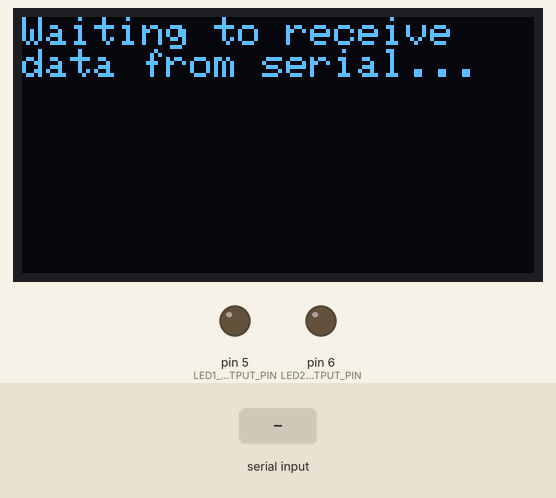
This sketch was run on a simulated Arduino Uno, built with avr-gcc and run on an emulated ATmega328P. On the bench: 128×64 one-colour display, output pins drawn as LEDs (lit = HIGH). Inputs (shaded band) come from the test bench. What the sketch prints to the serial monitor is not drawn.

Above: at 1.2 s.
1.3 s: "90,45\n" received over Serial
At 2.1 s:
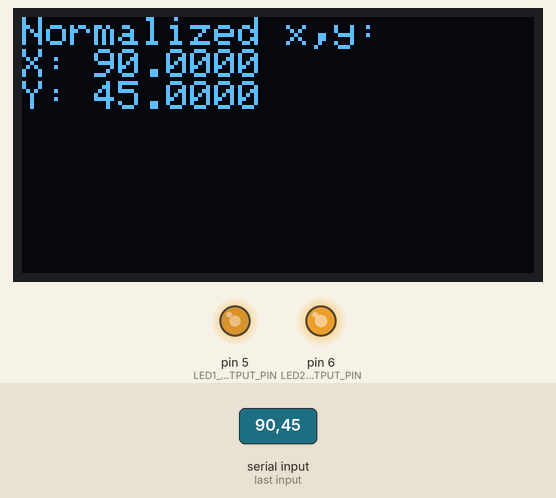
2.8 s: "1,90,45\n" received over Serial
At 3.2 s:
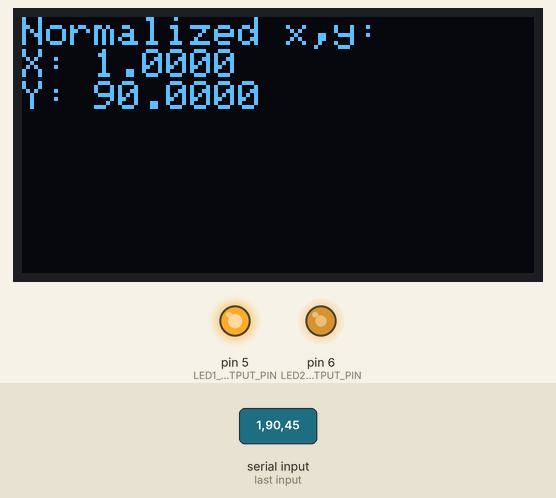
4.3 s: "30,150\n" received over Serial
At 5.5 s:
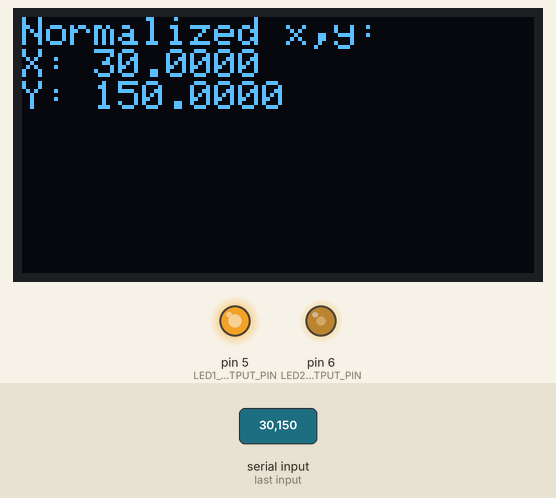
5.8 s: "1,90\n" received over Serial
At 6.7 s:
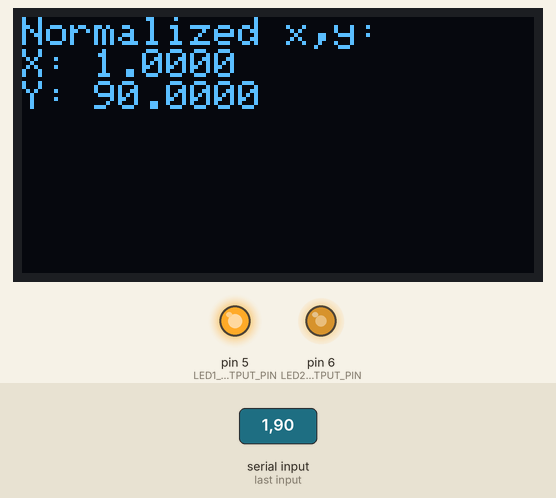
Timing chart, 0 to 8.3 s (numbered marks = the images above; inputs shaded):
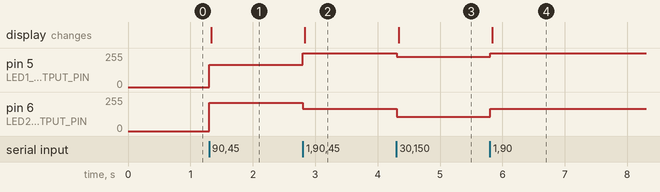

Measured:
- after the input at 1.3 s, pin 5 (LED1_OUTPUT_PIN): 0/255 → 166/255 at once; pin 6 (LED2_OUTPUT_PIN): 0/255 → 211/255 at once; the display: changes at once (image 1)
- after the input at 2.8 s, pin 5 (LED1_OUTPUT_PIN): 166/255 → 255/255 at once; pin 6 (LED2_OUTPUT_PIN): 211/255 → 166/255 at once; the display: changes at once (image 2)
- after the input at 4.3 s, pin 5 (LED1_OUTPUT_PIN): 255/255 → 226/255 at once; pin 6 (LED2_OUTPUT_PIN): 166/255 → 106/255 at once; the display: changes at once (image 3)
- after the input at 5.8 s, pin 5 (LED1_OUTPUT_PIN): 226/255 → 255/255 at once; pin 6 (LED2_OUTPUT_PIN): 106/255 → 166/255 at once; the display: changes at once (image 4)

The sketch:

SerialIn2ValsOLED.ino
```cpp
/**
 *  Reads in two inputs off of serial and (1) sets two LED brightnesses accordingly;
 * (2) draws a circle in the x,y position on OLED
 *
 *  By Jon E. Froehlich
 *  @jonfroehlich
 *  http://makeabilitylab.io
 *
 */

#include <Wire.h>
#include <SPI.h>

// For graphics libraries
#include <Adafruit_GFX.h>
#include <Adafruit_SSD1306.h>

#define SCREEN_WIDTH 128 // OLED display width, in pixels
#define SCREEN_HEIGHT 64 // OLED display height, in pixels

// Declaration for an SSD1306 display connected to I2C (SDA, SCL pins)
#define OLED_RESET     4 // Reset pin # (or -1 if sharing Arduino reset pin)
Adafruit_SSD1306 _display(SCREEN_WIDTH, SCREEN_HEIGHT, &Wire, OLED_RESET);

const int DELAY_LOOP_MS = 10;
const int LED1_OUTPUT_PIN = 5; // PWM pin
const int LED2_OUTPUT_PIN = 6;

// On the Arduino Uno/Leonardo, there is a 10-bit ADC so the
// maximum analog value is 1023. On other microcontrollers, like the ESP32,
// there is a 12-bit ADC, so the maximum analog value is 4095
const int MAX_ANALOG_VAL = 1023;
const int MAX_PWM_VAL = 255;

int _ballRadius = 4;

const long BAUD_RATE = 115200;
void setup() {
  pinMode(LED1_OUTPUT_PIN, OUTPUT);
  pinMode(LED2_OUTPUT_PIN, OUTPUT);

  Serial.begin(BAUD_RATE);

  // SSD1306_SWITCHCAPVCC = generate display voltage from 3.3V internally
  if (!_display.begin(SSD1306_SWITCHCAPVCC, 0x3D)) { // Address 0x3D for 128x64
    Serial.println(F("SSD1306 allocation failed"));
    for (;;); // Don't proceed, loop forever
  }

  // Clear the buffer
  _display.clearDisplay();
  _display.setTextSize(1);      // Normal 1:1 pixel scale
  _display.setTextColor(SSD1306_WHITE); // Draw white text
  _display.setCursor(0, 0);     // Start at top-left corner
  _display.print("Waiting to receive\ndata from serial...");
  _display.display();
}

void loop() {

  // Check to see if there is any incoming serial data
  if(Serial.available() > 0){
    // If we're here, then serial data has been received
    // Read data off the serial port until we get to the endline delimiter ('\n')
    // Store all of this data into a string
    String rcvdSerialData = Serial.readStringUntil('\n');

    // Parse out the comma separated string
    // We expect a format like "x, y\n"
    int indexOfComma = rcvdSerialData.indexOf(',');

    if(indexOfComma != -1){
      String strVal1 = rcvdSerialData.substring(0, indexOfComma);
      float floatVal1 = strVal1.toFloat();

      String strVal2 = rcvdSerialData.substring(indexOfComma + 1, rcvdSerialData.length());
      float floatVal2 = strVal2.toFloat();

      // Set LEDs
      setLeds(floatVal1, floatVal2);

      // Clear display, prepare for next render
      _display.clearDisplay();
      drawBallPosition(floatVal1, floatVal2);
      drawStatusBar(floatVal1, floatVal2);

      // Render buffer to screen
      _display.display();

      // For debugging
      Serial.print("Received: '");
      Serial.print(rcvdSerialData);
      Serial.print("'");
      Serial.print(" Parsed to: ");
      Serial.print(floatVal1, 4);
      Serial.print(", ");
      Serial.println(floatVal2, 4);
    }else{
      Serial.print("Data in unexpected format! ");
      Serial.print(" Received: '");
      Serial.println(rcvdSerialData);
    }
  }
  delay(DELAY_LOOP_MS);
}

void setLeds(float led1, float led2){
  int led1PwmVal = led1 * MAX_PWM_VAL;
  int led2PwmVal = led2 * MAX_PWM_VAL;
  analogWrite(LED1_OUTPUT_PIN, led1PwmVal);
  analogWrite(LED2_OUTPUT_PIN, led2PwmVal);
}

void drawBallPosition(float xPos, float yPos){
    // Set new circle location
    int xBall = _ballRadius + xPos * (_display.width() - 2 * _ballRadius);
    int yBall = _ballRadius + yPos * (_display.height() - 2 * _ballRadius);

    _display.fillCircle(xBall, yBall, _ballRadius, SSD1306_WHITE);
}

void drawStatusBar(float xPos, float yPos){
  // Display this normalized location to screen
  _display.setCursor(0, 0);
  _display.println("Normalized x,y:");
  _display.print("X: ");
  _display.println(xPos, 4);
  _display.print("Y: ");
  _display.print(yPos, 4);
}
```
